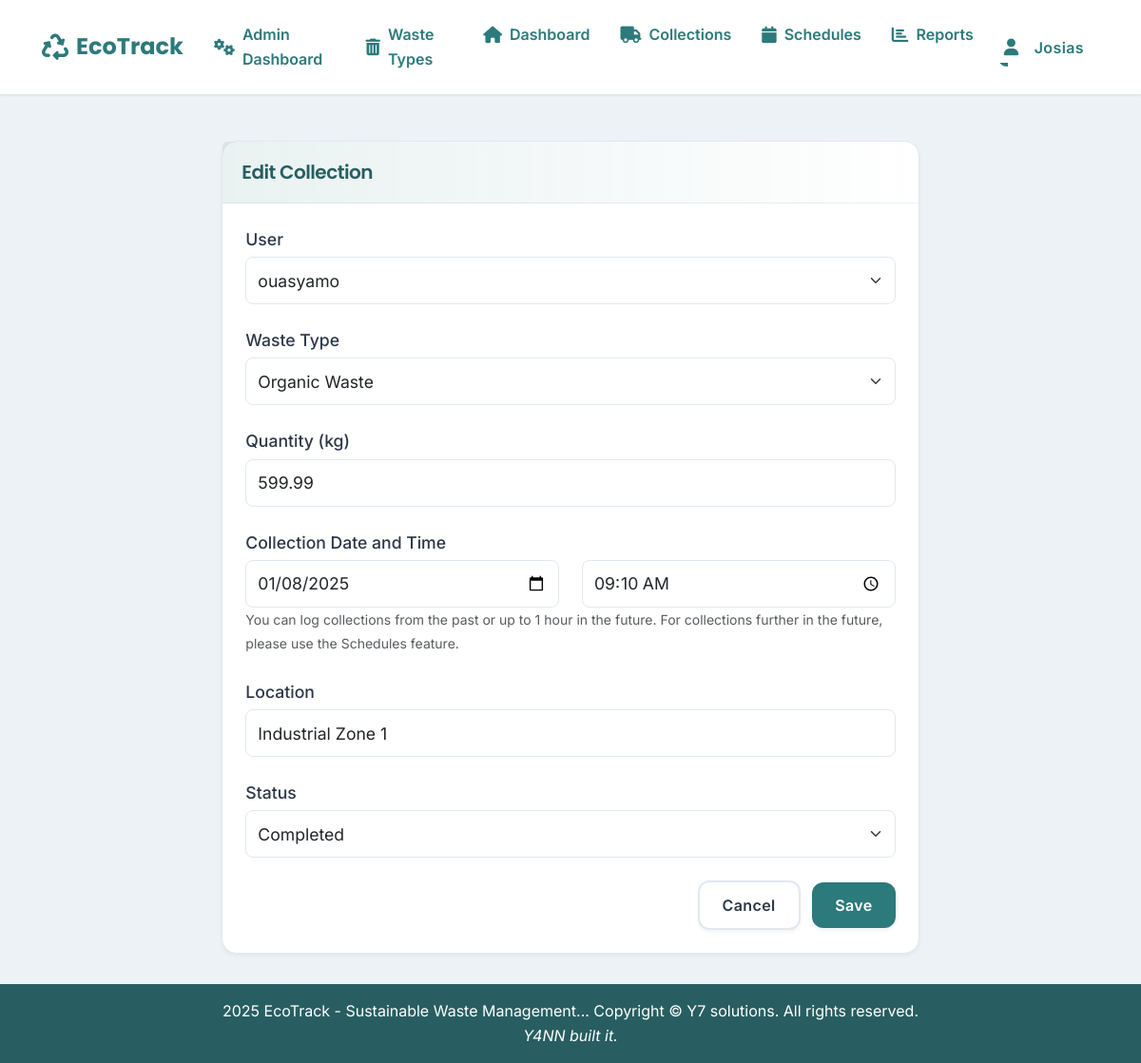
Page /admin/collections/1/edit (signed in) on the committed database.
### models.py (models this page shows, shortened)
class User(UserMixin, db.Model):
    __tablename__ = 'users'
    id = db.Column(db.Integer, primary_key=True)
    username = db.Column(db.String(80), unique=True, nullable=False)
    email = db.Column(db.String(120), unique=True, nullable=False)
    password_hash = db.Column(db.String(200), nullable=False)
    first_name = db.Column(db.String(100), nullable=False)
    last_name = db.Column(db.String(100), nullable=False)
    role = db.Column(db.String(50), nullable=False)
    is_active = db.Column(db.Boolean, default=True, nullable=False)
    created_at = db.Column(db.DateTime, default=datetime.utcnow)
    def is_admin(self):
        return self.role == 'Administrator'
    def is_operator(self):
        return self.role == 'Waste Management Operator'

class Collection(db.Model):
    __tablename__ = 'collections'
    id = db.Column(db.Integer, primary_key=True)
    user_id = db.Column(db.Integer, db.ForeignKey('users.id'), nullable=False)
    waste_type_id = db.Column(db.Integer, db.ForeignKey('waste_types.id'), nullable=False)
    quantity = db.Column(db.Float, nullable=False)
    collection_date = db.Column(db.DateTime, nullable=False)
    location = db.Column(db.String(255), nullable=False)
    status = db.Column(db.String(20), nullable=False, default='Pending')
    created_at = db.Column(db.DateTime, nullable=False, default=datetime.utcnow)
    user = db.relationship('User', backref=db.backref('collections', lazy=True))
    waste_type = db.relationship('WasteType', backref=db.backref('collections', lazy=True))

class WasteType(db.Model):
    __tablename__ = 'waste_types'
    id = db.Column(db.Integer, primary_key=True)
    name = db.Column(db.String(100), nullable=False)
    description = db.Column(db.Text, nullable=False)
    disposal_method = db.Column(db.String(200), nullable=False)
    created_at = db.Column(db.DateTime, default=datetime.utcnow)

### blueprints/admin.py (the view, shortened to what this page needs)
@admin_bp.route('/admin/collections/<int:id>/edit', methods=['GET', 'POST'])
@login_required
@admin_required
def edit_collection(id):
    collection = Collection.query.get_or_404(id)
    waste_types = WasteType.query.all()
    users = User.query.filter(User.role != 'Administrator').all()
    if request.method == 'GET':
        return render_template('admin/new_collection.html',
                             collection=collection,
                             waste_types=waste_types,
                             users=users,
                             today=date.today())

### blueprints/admin.py (called while the page is built)
def admin_required(f):
    @wraps(f)
    def decorated_function(*args, **kwargs):
        if not current_user.is_authenticated or not current_user.is_admin():
            return jsonify({
                'status': 'error',
                'message': 'You do not have permission to access this page.',
                'redirect': url_for('index')
            }), 403
        return f(*args, **kwargs)
    return decorated_function

### blueprints/auth.py (called while the page is built)
@login_manager.user_loader
def load_user(user_id):
    return User.query.get(int(user_id))

### templates/admin/new_collection.html (shortened to what this page needs)
{% extends "base.html" %}
{% block content %}
<div class="container">
    <div class="row justify-content-center">
        <div class="col-md-8">
            <div class="card">
                <div class="card-header">
                    <h5 class="card-title mb-0">{% if collection %}Edit{% else %}New{% endif %} Collection</h5>
                </div>
                <div class="card-body">
                    <form method="POST" id="collectionForm">
                        <div class="mb-3">
                            <label for="user_id" class="form-label">User</label>
                            <select class="form-select" id="user_id" name="user_id" required>
                                {% for user in users %}
                                <option value="{{ user.id }}"
                                    {% if collection and collection.user_id == user.id %}
                                        selected
                                    {% elif form_data and form_data.user_id|string == user.id|string %}
                                        selected
                                    {% endif %}>
                                    {{ user.username }}
                                </option>
                                {% endfor %}
                            </select>
                        </div>
                        <div class="mb-3">
                            <label for="waste_type_id" class="form-label">Waste Type</label>
                            <select class="form-select" id="waste_type_id" name="waste_type_id" required>
                                {% for waste_type in waste_types %}
                                <option value="{{ waste_type.id }}"
                                    {% if collection and collection.waste_type_id == waste_type.id %}
                                        selected
                                    {% elif form_data and form_data.waste_type_id|string == waste_type.id|string %}
                                        selected
                                    {% endif %}>
                                    {{ waste_type.name }}
                                </option>
                                {% endfor %}
                            </select>
                        </div>
                        <div class="mb-3">
                            <label for="quantity" class="form-label">Quantity (kg)</label>
                            <input type="number" step="0.01" class="form-control" id="quantity" name="quantity"
                                   value="{{ collection.quantity if collection else form_data.quantity if form_data else '' }}" required>
                        </div>
                        <div class="mb-3">
                            <label for="collection_date" class="form-label">Collection Date and Time</label>
                            <div class="row">
                                <div class="col-md-6">
                                    <input type="date" class="form-control" id="collection_date" name="collection_date"
                                           value="{{ collection.collection_date.strftime('%Y-%m-%d') if collection else form_data.collection_date if form_data else '' }}"
                                           required>
                                </div>
                                <div class="col-md-6">
                                    <input type="time" class="form-control" id="collection_time" name="collection_time"
                                           value="{{ collection.collection_date.strftime('%H:%M') if collection else form_data.collection_time if form_data else '' }}"
                                           required>
                                </div>
                            </div>
                            <small class="text-muted">
                                You can log collections from the past or up to 1 hour in the future. For collections further in the future, please use the Schedules feature.
                            </small>
                        </div>
                        <div class="mb-3">
                            <label for="location" class="form-label">Location</label>
                            <input type="text" class="form-control" id="location" name="location"
                                   value="{{ collection.location if collection else form_data.location if form_data else '' }}" required>
                        </div>
                        <div class="mb-3">
                            <label for="status" class="form-label">Status</label>
                            <select class="form-select" id="status" name="status" required>
                                {% set status_value = collection.status if collection else form_data.status if form_data else 'Pending' %}
                                <option value="Completed" {% if status_value == 'Completed' %}selected{% endif %}>Completed</option>
                            </select>
                        </div>
                        <div class="text-end">
                            <a href="{{ url_for('admin.collections') }}" class="btn btn-secondary me-2">Cancel</a>
                            <button type="submit" class="btn btn-primary">Save</button>
                        </div>
                    </form>
                </div>
            </div>
        </div>
    </div>
</div>
{% endblock %}

### templates/base.html (shortened to what this page needs)
<!DOCTYPE html>
<html lang="en">
<head>
    <link href="https://cdn.jsdelivr.net/npm/bootstrap@5.3.0/dist/css/bootstrap.min.css" rel="stylesheet">
    <link rel="stylesheet" href="https://cdnjs.cloudflare.com/ajax/libs/font-awesome/6.0.0/css/all.min.css">
    <link rel="stylesheet" href="https://cdn.jsdelivr.net/npm/sweetalert2@11/dist/sweetalert2.min.css">
    <link rel="stylesheet" href="{{ url_for('static', filename='css/styles.css') }}">
</head>
<body>
    <nav class="navbar navbar-expand-lg">
        <div class="container-fluid">
            <a class="navbar-brand" href="/">
                <i class="fas fa-recycle me-2"></i>EcoTrack
            </a>
            <div class="collapse navbar-collapse" id="navbarNav">
                <ul class="navbar-nav">
                    {% if current_user.is_authenticated %}
                        {% if current_user.is_admin() %}
                            <li class="nav-item">
                                <a class="nav-link" href="{{ url_for('admin.dashboard') }}">
                                    <i class="fas fa-cogs me-2"></i>Admin Dashboard
                                </a>
                            </li>
                            <li class="nav-item">
                                <a class="nav-link" href="{{ url_for('waste_types') }}">
                                    <i class="fas fa-trash-alt"></i>
                                    Waste Types
                                </a>
                            </li>
                        {% endif %}
                        <li class="nav-item">
                            <a class="nav-link" href="{{ url_for('index') }}">
                                <i class="fas fa-home me-2"></i>Dashboard
                            </a>
                        </li>
                        {% if current_user.is_operator() or current_user.is_admin() %}
                            <li class="nav-item">
                                <a class="nav-link" href="{{ url_for('collections') }}">
                                    <i class="fas fa-truck me-2"></i>Collections
                                </a>
                            </li>
                            <li class="nav-item">
                                <a class="nav-link" href="{{ url_for('schedules') }}">
                                    <i class="fas fa-calendar me-2"></i>Schedules
                                </a>
                            </li>
                        {% endif %}
                        {% if current_user.is_admin() or current_user.is_reporting_user() %}
                            <li class="nav-item">
                                <a class="nav-link" href="{{ url_for('reports') }}">
                                    <i class="fas fa-chart-bar"></i>
                                    Reports
                                </a>
                            </li>
                        {% endif %}
                    {% endif %}
                </ul>
                <ul class="navbar-nav ms-auto">
                    {% if current_user.is_authenticated %}
                        <li class="nav-item dropdown">
                            <button class="nav-link dropdown-toggle btn btn-link" type="button" id="userDropdown"
                                    data-bs-toggle="dropdown" data-bs-auto-close="true" aria-expanded="false">
                                <i class="fas fa-user me-2"></i>
                                {{ current_user.first_name }}
                            </button>
                        </li>
                    {% endif %}
                </ul>
            </div>
        </div>
    </nav>
    <div class="content-wrapper">
        {% block content %}{% endblock %}
    </div>
    <footer class="footer">
        <div class="container">
            <span> 2025 EcoTrack - Sustainable Waste Management...</span>
            <copyright>
                <span>Copyright &copy; Y7 solutions. All rights reserved.</span>
            </copyright><br>
            <span><i>Y4NN built it.</i></span>
        </div>
    </footer>
</body>
</html>

### templates/base.html (style rules this page uses)
.navbar { position: relative; z-index: 1030 !important; }
.content-wrapper { position: relative; z-index: 1020 !important; margin-top: 1rem; }
.nav-item.dropdown { position: relative; }
.nav-link.btn-link { padding: 0.5rem 1rem; text-decoration: none; background: none; border: none; color: inherit; }

### rows in the picture
User: first_name "Josias"
Collection: user_id "ouasyamo", waste_type_id "Organic Waste", quantity "599.99", collection_date "01/08/2025", collection_time "09:10", location "Industrial Zone 1", status "Completed"
